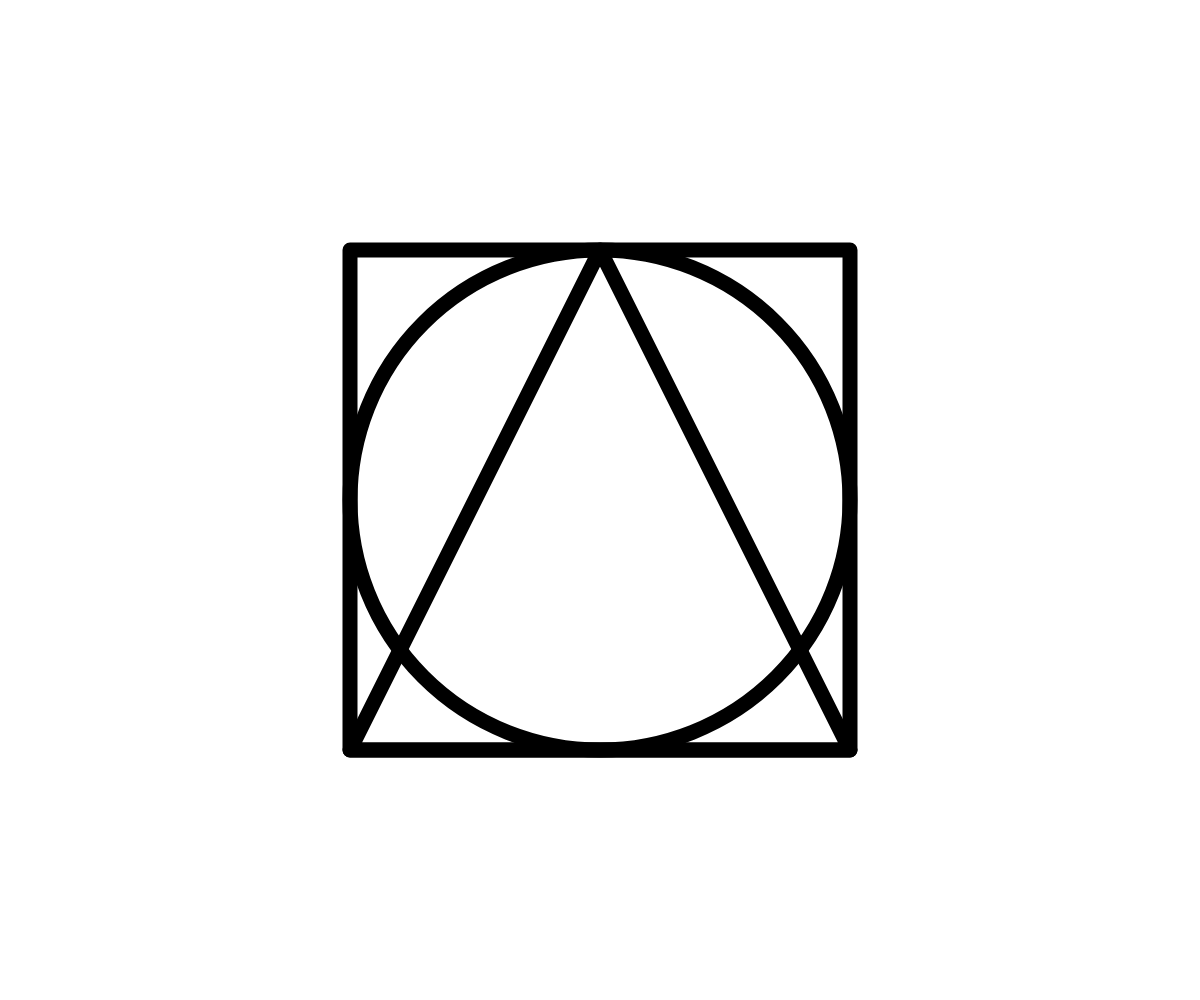
Frame 1 (no input)
Frame 60 (no input): identical to frame 1, image omitted
Frame 120 (the mouse pressed at the canvas centre since frame 60): identical to frame 1, image omitted

The p5.js sketch that drew this single still picture (run headless with seeded random() and noise() and a simulated clock; from frame 60 on, the mouse is pressed at the canvas centre):

// p5.js sketch
// ── sketch.js
function setup () {
  createCanvas(windowWidth, windowHeight);
}

function windowResized () {
  resizeCanvas(windowWidth, windowHeight);
}

function draw(){
  background(255);
  
  noFill();
  strokeJoin(ROUND);
  stroke(0);
  
  const dim = Math.min(width, height);
  strokeWeight(dim * 0.015);
  
  const x = width / 2;
  const y = height / 2;
  
  const size = dim * 0.5;
  
  rectMode(CENTER);
  rect(x, y, size, size);
  
  ellipse(x, y, size, size);
  
  triangle(
    x, y - size / 2,
    x + size / 2, y + size / 2,
    x - size / 2, y + size / 2
  );
}
